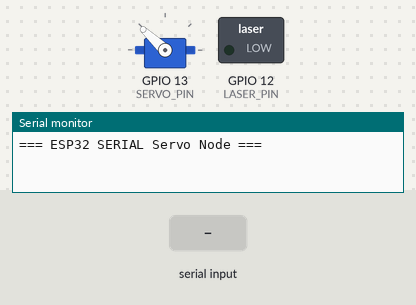
A sketch run on a simulated ESP32. Shown: servo, switched loads named in the sketch (green lamp = pin HIGH), the last lines printed to the serial monitor. The inputs (shaded band) are chosen by the test bench.

Above: at 1.7 s.
1.8 s: "1\n" received over Serial
At 2.8 s:
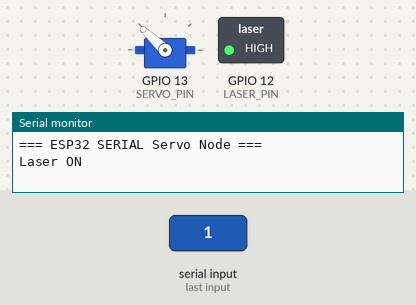
4.8 s: "0\n" received over Serial
At 6.2 s:
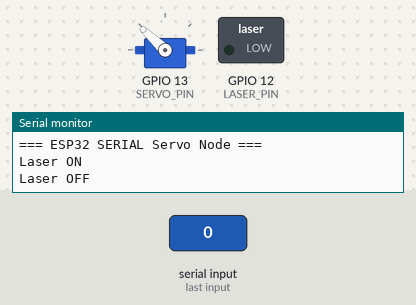
Timing chart, 0 to 7.8 s (numbered marks = the images above; inputs shaded):
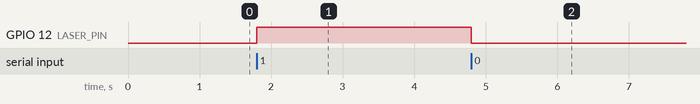

The sketch:

esp_gripper.ino
```cpp
#include <Arduino.h>
#include <ESP32Servo.h>

// ---------------- PINS ----------------
#define LASER_PIN 12
#define SERVO_PIN 13

// ---------------- SERVO LIMITS ----------------
const int MIN_ANGLE = 104;
const int MAX_ANGLE = 137;

Servo myServo;

int currentAngle = 137;
int targetAngle  = 137;
const int stepDelay = 20;  // fixed

bool laserState = false;

unsigned long lastStepTime = 0;

// ---------------- SERIAL ----------------
String inputString = "";
bool stringComplete = false;

// ---------------- SETUP ----------------
void setup() {
  Serial.begin(115200);
  delay(500);
  Serial.println("\n=== ESP32 SERIAL Servo Node ===");

  myServo.setPeriodHertz(50);
  myServo.attach(SERVO_PIN, 500, 2400);
  myServo.write(currentAngle);

  pinMode(LASER_PIN, OUTPUT);
  digitalWrite(LASER_PIN, LOW);
}

// ---------------- LOOP ----------------
void loop() {
  unsigned long now = millis();

  // -------- SERIAL READ --------
  while (Serial.available()) {
    char c = Serial.read();
    if (c == '\n') {
      stringComplete = true;
      break;
    } else {
      inputString += c;
    }
  }

  if (stringComplete) {
    inputString.trim();
    int val = inputString.toInt();

    // ----- LASER -----
    if (val == 0) {
      laserState = false;
      digitalWrite(LASER_PIN, LOW);
      Serial.println("Laser OFF");
    }
    else if (val == 1) {
      laserState = true;
      digitalWrite(LASER_PIN, HIGH);
      Serial.println("Laser ON");
    }
    // ----- SERVO -----
    else if (val >= MIN_ANGLE && val <= MAX_ANGLE) {
      targetAngle = val;
      Serial.printf("Target angle: %d\n", targetAngle);
    }
    else {
      Serial.println("Invalid input");
    }

    inputString = "";
    stringComplete = false;
  }

  // -------- SERVO SMOOTH MOVE --------
  if (currentAngle != targetAngle && (now - lastStepTime >= stepDelay)) {
    lastStepTime = now;

    if (currentAngle < targetAngle) currentAngle++;
    else if (currentAngle > targetAngle) currentAngle--;

    myServo.write(currentAngle);
  }
}
```

Measured:
- after the input at 1.8 s, GPIO 12 (LASER_PIN): LOW → HIGH at once
- after the input at 4.8 s, GPIO 12 (LASER_PIN): HIGH → LOW at once
